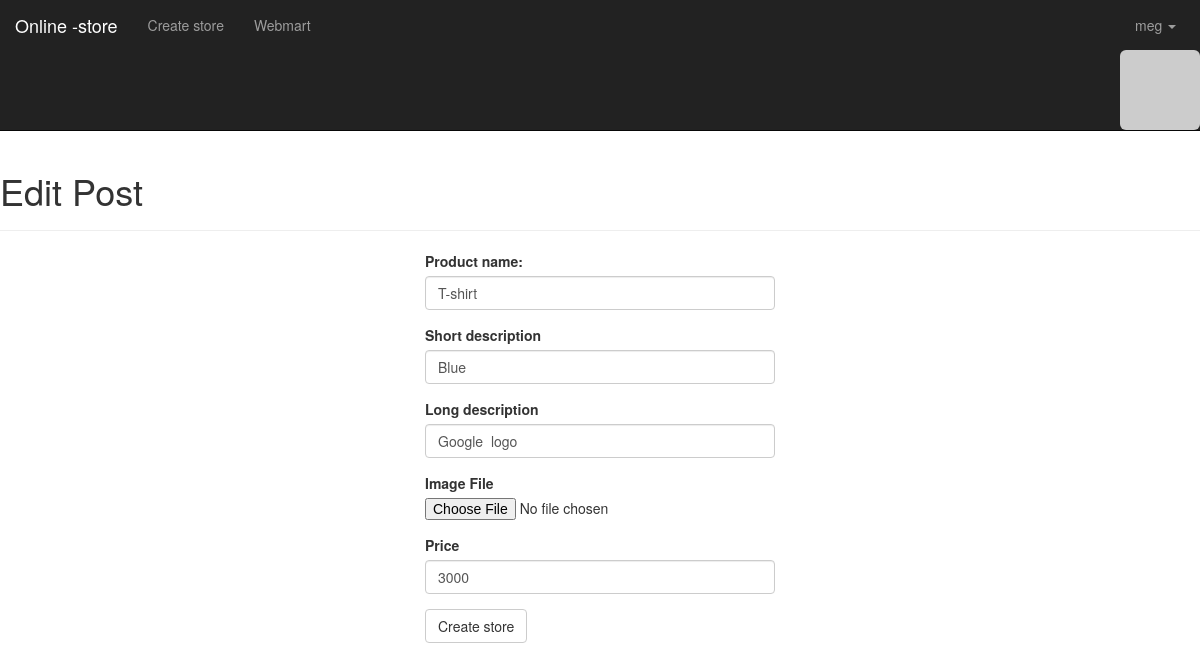
/edit/36 (signed in), run on the app's committed database.
### app/model.py (models this page shows, shortened)
class User(UserMixin, db.Model):
    __tablename__='users'
    id = db.Column(db.Integer, primary_key=True)
    name = db.Column(db.String(128), nullable=False)
    email = db.Column(db.String(128), nullable=False)
    password = db.Column(db.String(192), nullable=False)
    password_hash =db.Column(db.String(128))
    confirmed = db.Column(db.Boolean, default=False)
    avatar_hash = db.Column(db.String(32))
    member_since = db.Column(db.DateTime(), default=datetime.utcnow)
    last_seen = db.Column(db.DateTime(), default=datetime.now)
    role_id =db.Column(db.Integer, db.ForeignKey('roles.id'))
    posts = db.relationship('Post', backref='author', lazy='dynamic')
    comments = db.relationship('Comment', backref='author', lazy='dynamic')
    @property
    def password(self):
        raise AttributeError('password is are hidden attributes')
    @password.setter
    def password(self, password):
        self.password_hash = generate_password_hash(password)
    @login_manager.user_loader
    def load_user(user_id):
        return User.query.get(int(user_id))
    def ping(self):
        self.last_seen = datetime.utcnow()
        db.session.add(self)
    def gravatar(self, size=100, default='identicon', rating='g'):
        if request.is_secure:
            url = 'https://secure.gravatar.com/avatar'
        else:
            url = 'http://www.gravatar.com/avatar'
        hash = hashlib.md5(self.email.encode('utf-8')).hexdigest()
        return '{url}/{hash}?s={size}&d={default}&r={rating}'.format(
                                                                    url=url, hash=hash, size=size,
                                                                    default=default, rating=rating)

class Post(db.Model):
    __tablename__ = 'posts'# this is the product section
    id = db.Column(db.Integer, primary_key=True)
    product= db.Column(db.String, nullable=False)
    short_description = db.Column(db.String(64))
    Long_description = db.Column(db.String(225))
    uploadPhotoes = db.Column(db.String(255))
    price = db.Column(db.Integer, nullable=False)
    timestamp = db.Column(db.DateTime, index=True, default=datetime.utcnow)
    author_id = db.Column(db.Integer, db.ForeignKey('users.id'))
    comments = db.relationship('Comment', backref='post', lazy='dynamic')

### app/main/view.py (the view, shortened to what this page needs)
@main.route('/edit/<int:id>', methods=['GET', 'POST'])
@login_required
def edit(id):
    post = Post.query.get_or_404(id)
    if current_user != post.author:
        abort(403)
    form = PostForm()
    form.product.data = post.product
    form.short_description.data = post.short_description
    form.Long_description.data = post.Long_description
    form.price.data =  post.price
    return render_template('main/edit_post.html', form=form)

### app/main/form.py (shortened to what this page needs)
class PostForm(Form):
    product = StringField('Product name:', validators=[Required()])
    short_description = StringField('Short description', validators=[Required(), Length(1,64)])
    Long_description = StringField('Long description', validators=[Required(), Length(1,225)])
    uploadPhotoes = FileField(u'Image File')
    price = StringField('Price', validators= [Required()])
    submit = SubmitField('Create store')

### app/auth/view.py (called while the page is built)
@auth.before_app_request
def before_request():
    if current_user.is_authenticated:
        current_user.ping()
        if not current_user.confirmed \
                and request.endpoint[:5] != 'auth.':
            return redirect(url_for('auth.unconfirmed'))

### app/main/__init__.py (called while the page is built)
@main.app_context_processor
def inject_permissions():
    return dict(Permission=Permission)

### app/templates/main/edit_post.html (shortened to what this page needs)
{% extends "layout.html" %}
{% import "bootstrap/wtf.html" as wtf %}
{% block content %}
<div class="page-header">
<h1>Edit Post</h1>
</div>
<div class="col-md-6 col-md-offset-3 auth-login-form">
        <div class="col-sm-8 col-sm-offset-2">
                 {{wtf.quick_form(form)}}
        </div>
</div>
{% endblock %}

### app/templates/layout.html (shortened to what this page needs)
{% extends "bootstrap/base.html" %}
{% import "bootstrap/wtf.html" as wtf %}
        {% block navbar %}
            <nav class="navbar navbar-inverse navbar-static-top">
                <div class="container-fluid">
                    <div class="navbar-header">
                        <a class="navbar-brand" href="#">Online -store</a>
                    </div>
                    <div class="navbar-collapse collapse">
                        <ul class="nav navbar-nav">
                            <li>
                             {% if current_user.is_authenticated %}
                                <a href="{{url_for('main.create_store') }}" class="brand-link">Create store</a>
                                <li>
                                 <a href="{{url_for('main.index') }}" class="brand-link">Webmart</a>
                                </li>
                                {% endif %}
                            </li>
                        </ul>
                            <ul class="nav navbar-nav navbar-right">
                            {% if current_user.is_authenticated %}
                                <li class="dropdown">
                                    <a href="#" class="dropdown-toggle" data-toggle="dropdown">
                                        {{ current_user.name }} <b class="caret"></b>
                                    </a>
                                        </li>
                                    </ul>
                            {% else %}
                                <li><a href="{{ url_for('auth.login') }}">Log In</a></li>
                            {% endif %}
                                <div class="profile-thumbnail">
                                            {% if current_user.is_authenticated %}
                                            <a href="{{ url_for('main.user', name=current_user.name) }}">
                                                <img class="img-rounded profile-thumbnail"
                                                src="{{ current_user.gravatar(size=30)  }}">
                                                {% else %}
                                                <img class="{{url_for('static', filename='images/uploads/default.jpg') }}"
                                                {% endif %}
                                            </a>
                                </div>
                    </div>
                </div>
            </nav>
    {% endblock %}

### data on the page
User: name "meg"
Post: product "T-shirt", short_description "Blue", Long_description "Google logo", price "3000"
